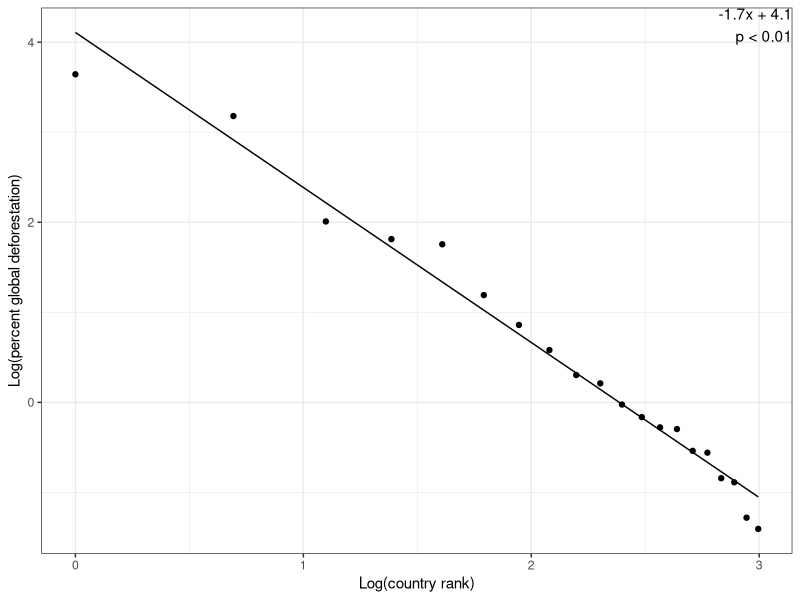
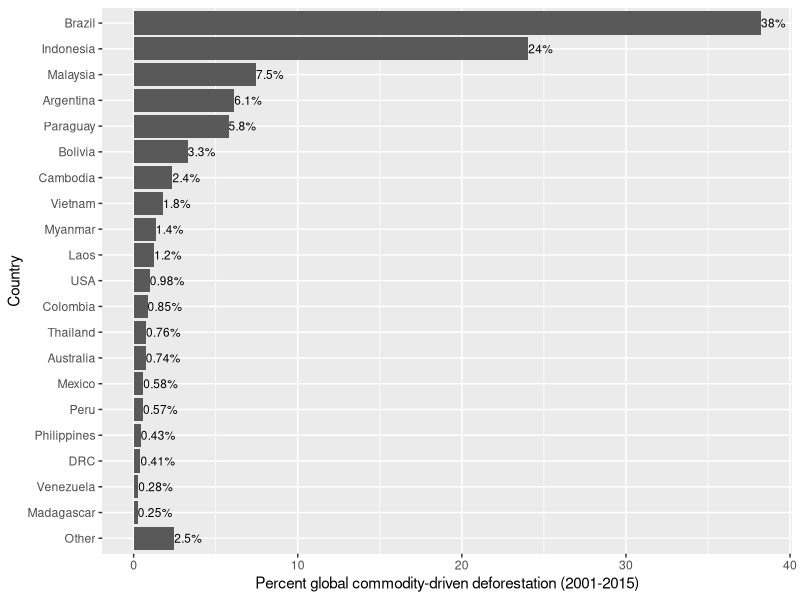
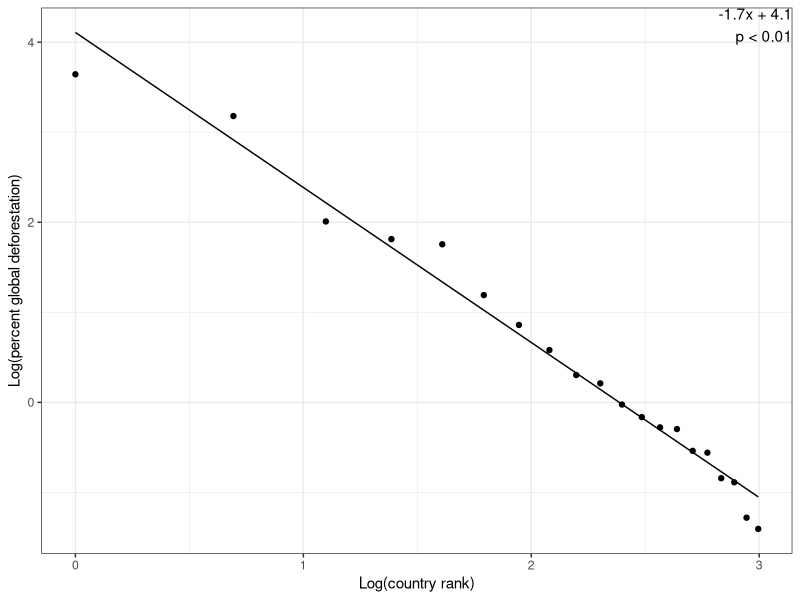

R code for these plots, in order:
library(ggplot2)
library(dplyr)
library(tidyr)
library(broom)

setwd("C:/Users/Sensonomic Admin/Dropbox/Oxford/DPhil/Commodity deforestation/Commodity_deforestation_analysis_GitHub/Commodity_deforestation_analysis/")

proportions <- read.csv("Data_preprocessing_and_plotting/country_deforestation_proportion.csv")

percent <- proportions %>%
  transmute(ADMIN,percent_loss_area=proportions$proportion_loss_area * 100)

break_row <- 20

percent_top <- percent[1:break_row,]

percent_bottom <- percent[(break_row+1):nrow(percent),]

percent_bottom_sum <- sum(percent_bottom$percent_loss_area)

other_row <- data.frame(ADMIN="Other",percent_loss_area=percent_bottom_sum)

percent_top_other <- bind_rows(percent_top,other_row)

percent_top_other$ADMIN <- factor(percent_top_other$ADMIN,
                                      levels=rev(percent_top_other$ADMIN))

percent_plot <- ggplot(data=percent_top_other,
                           aes(ADMIN,percent_loss_area)) +
  geom_col() +
  geom_text(aes(label = paste0(signif(percent_loss_area,2),"%")),
            hjust=0,vjust=0.5,size=3) +
  ylab("Percent global commodity-driven deforestation (2001-2015)") +
  xlab("Country") +
  coord_flip(clip = "off")

png("Figures/Country_percent_deforestation_022120.png",width=6,height=6,units="in",res=100)

print(percent_plot)

dev.off()



# show that the log-log plot is a straight line to justify power law

percent_top$rank <- seq(1,nrow(percent_top))

percent_top_log_lm <- lm(log(percent_loss_area) ~ log(rank), data = percent_top)

log_lm_tidy <- tidy(percent_top_log_lm)

label <- paste0(signif(log_lm_tidy$estimate[2],2),
                 "x + ",signif(log_lm_tidy$estimate[1],2),
                "\np < 0.01")

ggplot(data=percent_top,
       aes(log(rank),log(percent_loss_area))) +
  geom_point() +
  geom_smooth(method="lm", col = "black", size=0.5, se=FALSE) +
  ylab("Log(percent global deforestation)") +
  xlab("Log(country rank)") +
  annotate("text",
           x = Inf, y = Inf, label = label,
           hjust   = 1,
           vjust   = 1) +
  theme_bw() 

ggsave("Figures/Country_percent_deforestation_log_log_plot_092920.png", width = 4, height = 3.5)
